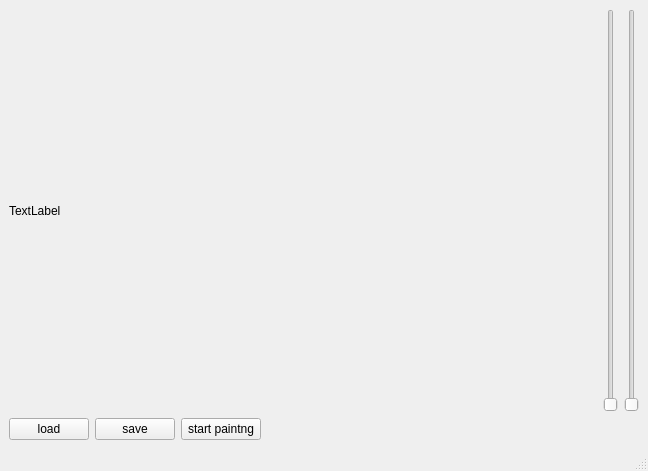
<?xml version="1.0" encoding="UTF-8"?>
<ui version="4.0">
 <class>MainWindow</class>
 <widget class="QMainWindow" name="MainWindow">
  <property name="geometry">
   <rect>
    <x>0</x>
    <y>0</y>
    <width>648</width>
    <height>471</height>
   </rect>
  </property>
  <property name="windowTitle">
   <string>MainWindow</string>
  </property>
  <widget class="QWidget" name="centralwidget">
   <layout class="QGridLayout" name="gridLayout">
    <item row="0" column="0">
     <layout class="QHBoxLayout" name="horizontalLayout_2">
      <item>
       <widget class="QLabel" name="label">
        <property name="text">
         <string>TextLabel</string>
        </property>
       </widget>
      </item>
      <item>
       <widget class="QSlider" name="verticalSlider">
        <property name="orientation">
         <enum>Qt::Vertical</enum>
        </property>
       </widget>
      </item>
      <item>
       <widget class="QSlider" name="verticalSlider_2">
        <property name="orientation">
         <enum>Qt::Vertical</enum>
        </property>
       </widget>
      </item>
     </layout>
    </item>
    <item row="1" column="0">
     <layout class="QHBoxLayout" name="horizontalLayout">
      <item>
       <widget class="QPushButton" name="pushButton">
        <property name="text">
         <string>load</string>
        </property>
       </widget>
      </item>
      <item>
       <widget class="QPushButton" name="pushButton_2">
        <property name="text">
         <string>save</string>
        </property>
       </widget>
      </item>
      <item>
       <widget class="QPushButton" name="pushButton_3">
        <property name="text">
         <string>start paintng</string>
        </property>
       </widget>
      </item>
      <item>
       <spacer name="horizontalSpacer">
        <property name="orientation">
         <enum>Qt::Horizontal</enum>
        </property>
        <property name="sizeHint" stdset="0">
         <size>
          <width>40</width>
          <height>20</height>
         </size>
        </property>
       </spacer>
      </item>
     </layout>
    </item>
   </layout>
  </widget>
  <widget class="QMenuBar" name="menubar">
   <property name="geometry">
    <rect>
     <x>0</x>
     <y>0</y>
     <width>648</width>
     <height>22</height>
    </rect>
   </property>
  </widget>
  <widget class="QStatusBar" name="statusbar"/>
 </widget>
 <resources/>
 <connections/>
</ui>
